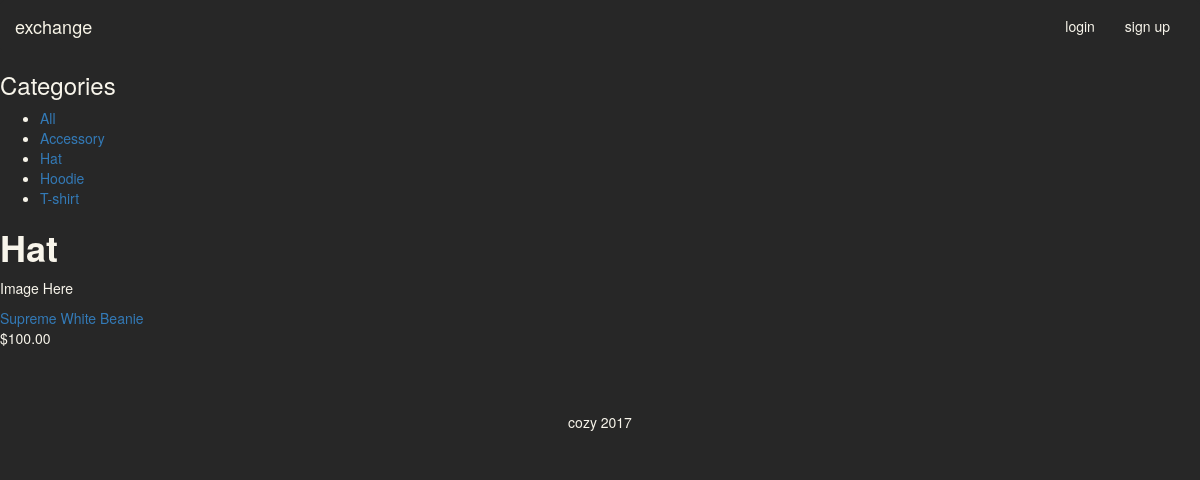
The page /hat/ on the database its author committed.
### shop/models.py (models this page shows, shortened)
class Category(models.Model):
    name = models.CharField(max_length=50, db_index=True)
    slug = models.SlugField(max_length=50, db_index=True, unique=True)
    class Meta:
        ordering = ('name',)
        verbose_name = 'category'
        verbose_name_plural = 'categories'
    def get_absolute_url(self):
        return reverse('shop:product_list_by_category', args=[self.slug])

class Product(models.Model):
    name = models.CharField(max_length=200, db_index=True)
    slug = models.SlugField(max_length=200, db_index=True)
    description = models.TextField(blank=True)
    material = models.TextField(blank=True)
    category = models.ForeignKey(Category, related_name='products')
    available = models.BooleanField(default=True)
    stock = models.PositiveIntegerField()
    seller = models.ForeignKey('profiles.Profile')
    conditionRating = models.FloatField(
            default=5.0,
            validators=[MaxValueValidator(10.0), MinValueValidator(1.0)]
            )
    conditionDescription = models.TextField(blank=True)
    location = models.CharField(max_length = 50)
    price = models.DecimalField(
            default=1.00,
            validators=[MinValueValidator(1.0)],
            decimal_places=2,
            max_digits=10,
        )
    available = models.BooleanField(default=True)
    created = models.DateTimeField(auto_now_add=True)
    updated = models.DateTimeField(auto_now=True)
    class Meta:
        ordering = ('-created',)
        index_together = (('id', 'slug'),)
    def get_absolute_url(self):
        return reverse('shop:product_detail', args=[self.id, self.slug])

### shop/views.py (the view)
# urls.py: url(r'^(?P<category_slug>[-\w]+)/$', views.product_list, name='product_list_by_category'),
def product_list(request, category_slug=None):
    category = None
    categories = Category.objects.all()
    products = Product.objects.filter(available=True)
    if category_slug:
        category = get_object_or_404(Category, slug=category_slug)
        products = products.filter(category=category)
    context = {
        'category': category,
        'categories': categories,
        'products': products,
    }
    return render(request, 'product/list.html', context)

### shop/templates/product/list.html
{% extends 'base.html' %}
{% load staticfiles %}
{% block content %}
<div id="sidebar">
  <h3>Categories</h3>
  <ul>
    <li {% if not category %} class="selected" {% endif %}>
      <a href="{% url 'product_list' %}">All</a>
    </li>
  {% for c in categories %}
    <li {% if category.slug == c.slug %}class="selected"{% endif %}>
      <a href="{{ c.get_absolute_url }}">{{ c.name }}</a>
    </li>
  {% endfor %}
  </ul>
</div>
<div id="main" class="product-list">
  <h1>{% if category %}{{ category.name }}{% else %}Products{% endif %}</h1>
  {% for product in products %}
    <div class="item">
      <a href="{{ product.get_absolute_url }}">
        <p>Image Here</p>
      </a>
      <a href="{{ product.get_absolute_url }}">
        {{ product.name}}
      </a><br>
      ${{ product.price }}
    </div>
  {% endfor %}
</div>
{% endblock %}

### static/static/css/main.css (style rules this page uses)
html, body { width: 100%; height: 100%; }
body { background: #272727; color: #F8F5EB; }
h1 { color: #F8F5EB; font-weight: 700; }
p { color: #F8F5EB; }

### rows shown on the page
Category: name "Accessory"
Category: name "Hat"
Category: name "Hoodie"
Category: name "T-shirt"
Product: name "Supreme White Beanie", price "100.00"
